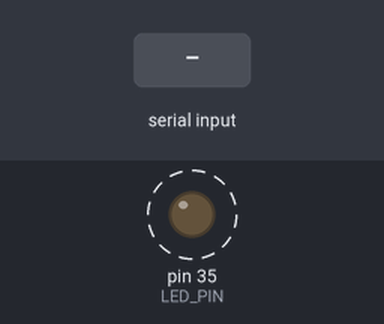
Bench run of a program on a simulated Raspberry Pi (header pin numbers). Shown: output pins drawn as LEDs (lit = HIGH). Dashed ring = blinking. The inputs (shaded band) are chosen by the test bench. Threads take turns every 2 ms; what the program prints to the terminal is not drawn.

Above: at 1.2 s.
1.3 s: "1" typed at the terminal, then Enter
Timing chart, 0 to 9.5 s (numbered marks = the images above; inputs shaded):
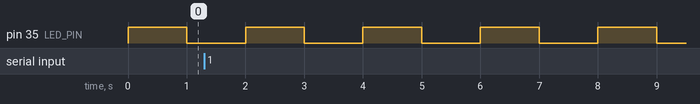

Measured:
- by itself, pin 35 (LED_PIN): alternates HIGH for 1.0 s and LOW for 1.0 s

The program:

light.py
```python
import RPi.GPIO as GPIO
import time
import threading
import sys

# 设置GPIO模式
GPIO.setmode(GPIO.BOARD)

# 定义LED连接的GPIO引脚
LED_PIN = 35

# 设置GPIO引脚为输出模式
GPIO.setup(LED_PIN, GPIO.OUT)

# 用于线程控制的标志变量
running = True

def monitor_input():
    global running
    while running:
        key = input()  # 等待用户输入
        if key.lower() == 'q':
            running = False  # 设置标志以结束LED控制循环

# 提示用户
print("Press 'q' to exit the program.")

# 启动监测线程
input_thread = threading.Thread(target=monitor_input)
input_thread.start()

try:
    while running:
        # 点亮LED
        GPIO.output(LED_PIN, GPIO.HIGH)
        time.sleep(1)  # 亮1秒

        # 熄灭LED
        GPIO.output(LED_PIN, GPIO.LOW)
        time.sleep(1)  # 灭1秒

except KeyboardInterrupt:
    # 捕捉按键中断，退出时清理GPIO设置
    running = False

finally:
    GPIO.cleanup()

# 等待监测线程结束
input_thread.join()
print("LED control program has been exited.")
```
